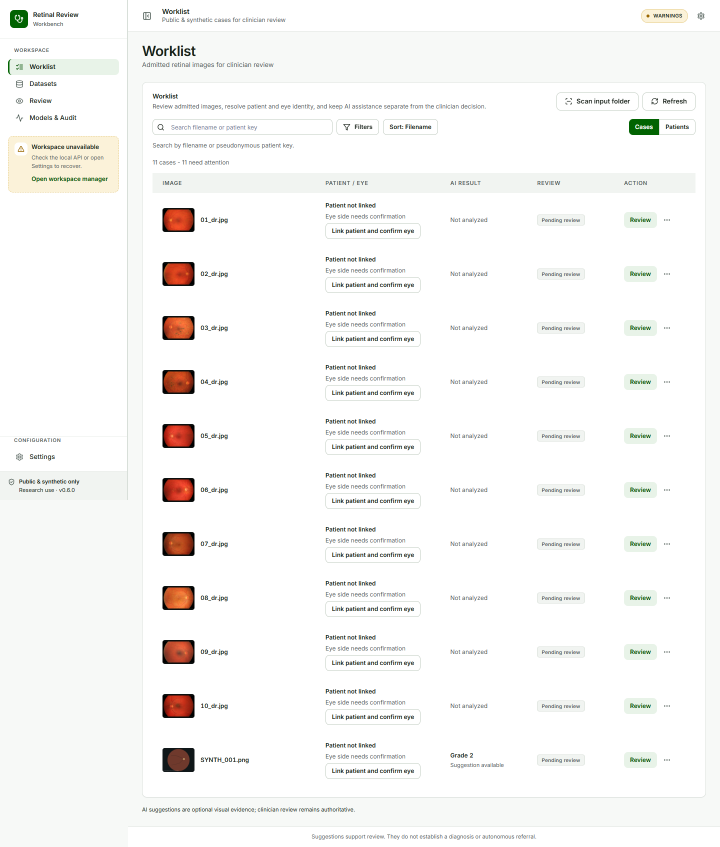
#> input picture docs/manual/screenshots/01-worklist.png, 1440 x 1693 px (shown at 1/2 size)
$ python crop_figures.py
#> lines starting #> are read from the running program, lines starting #| are printed output that depends on the picture
"""Create focused manual figures from the final synthetic UI captures.

The source captures are kept out of the manual. Each output is a bounded region
chosen to keep the control or image area readable when printed on A4.
"""
from __future__ import annotations

from pathlib import Path

from PIL import Image


ROOT = Path(__file__).resolve().parents[2]
SCREENSHOTS = ROOT / "docs" / "manual" / "screenshots"

# Coordinates are in the 1440px-wide source captures produced by Playwright.
CROPS = {
    "01-worklist.png": ("01-worklist.png", (0, 0, 1440, 900)),
    "02-review-overview.png": ("03-review-overview.png", (0, 0, 1440, 1060)),
    "03-ai-controls.png": ("03-review-overview.png", (0, 760, 1440, 1060)),
    "04-confirm-dr-grade.png": ("05-confirm-dr-grade.png", (0, 0, 1440, 1000)),
    "05-annotation-editor.png": ("06-annotation-editor.png", (0, 0, 1440, 1000)),
    "06-roi-popover.png": ("07-roi-popover.png", (0, 0, 1440, 1000)),
    "07-dataset-readiness.png": ("08-dataset-readiness.png", (0, 0, 1440, 900)),
    "08-models-audit.png": ("09-models-audit.png", (0, 0, 1440, 920)),
}


def main() -> None:
    source_images = {source: Image.open(SCREENSHOTS / source).copy() for source, _ in CROPS.values()}
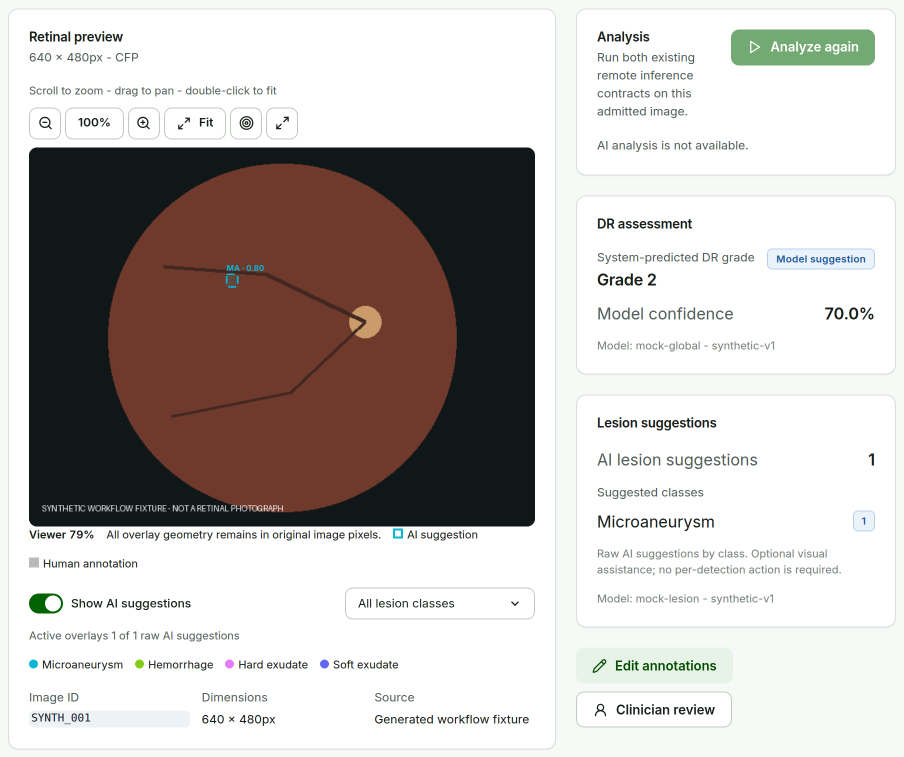
#> input picture docs/manual/screenshots/03-review-overview.png, 1808 x 1514 px (shown at 1/2 size)
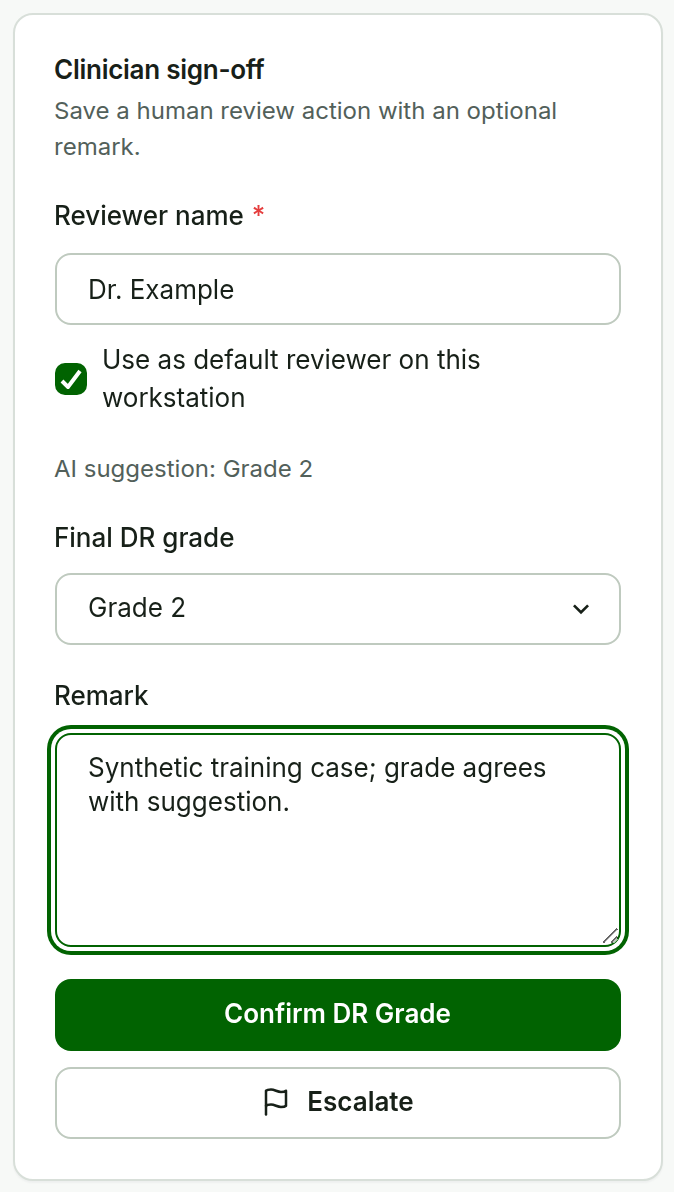
#> input picture docs/manual/screenshots/05-confirm-dr-grade.png, 674 x 1192 px
    for path in SCREENSHOTS.glob("*.png"):
        path.unlink()
    for output, (source, box) in CROPS.items():
        image = source_images[source]
        cropped = image.crop(box)
        cropped.save(SCREENSHOTS / output, optimize=True)
    print(f"Created {len(CROPS)} focused figures in {SCREENSHOTS}")


if __name__ == "__main__":
#> (the run stopped early here; a loop or call above may not have finished)
